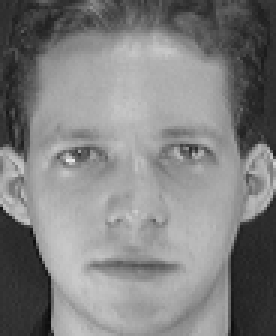
#> input picture tes_pca/01.pgm, 92 x 112 px (shown 3 times larger); its folder holds only this picture in this run
$ python -i util.py   (imports and definitions only)
#> lines starting #> are read from the running program, lines starting #| are printed output that depends on the picture
import os, sys
import numpy as np
import cv2

# Custom def
def get_face(path, sz=None):
#> called with path = '01.pgm'
    matrix = []

    img = cv2.imread(path)
#> img is the input picture: shape (112, 92, 3); min 11, max 234, mean 128.3
    gray = cv2.cvtColor(img, cv2.COLOR_BGR2GRAY)

    face_cascade = cv2.CascadeClassifier('haarcascade_frontalface_default.xml')
    faces = face_cascade.detectMultiScale(
        gray,
        scaleFactor=1.5,
        minNeighbors=5,
        minSize=(50, 50),
        flags=cv2.CASCADE_SCALE_IMAGE
    )
#> faces = [[3, 25, 81, 81]]

    for (x, y, w, h) in faces:
        face = gray[y: (y + h), x: (x + w)]
        face = cv2.resize(face, (sz, sz))
#> this loop made 1 pass
#> pass 1, in get_face, `face = gray[y: (y + h), x: (x + w)]`:
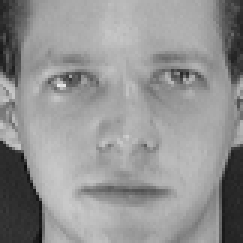
#> face: shape (81, 81) (shown 3 times larger); min 11, max 234, mean 146.9

    matrix.append(np.asarray(face, dtype=np.uint8))

    return matrix

# [83 lines left out: functions parse_to_row_matrix, normalize, read_images, asRowMatrix, asColumnMatrix, not called in this run]

#> (the run stopped early here; a loop or call above may not have finished)
